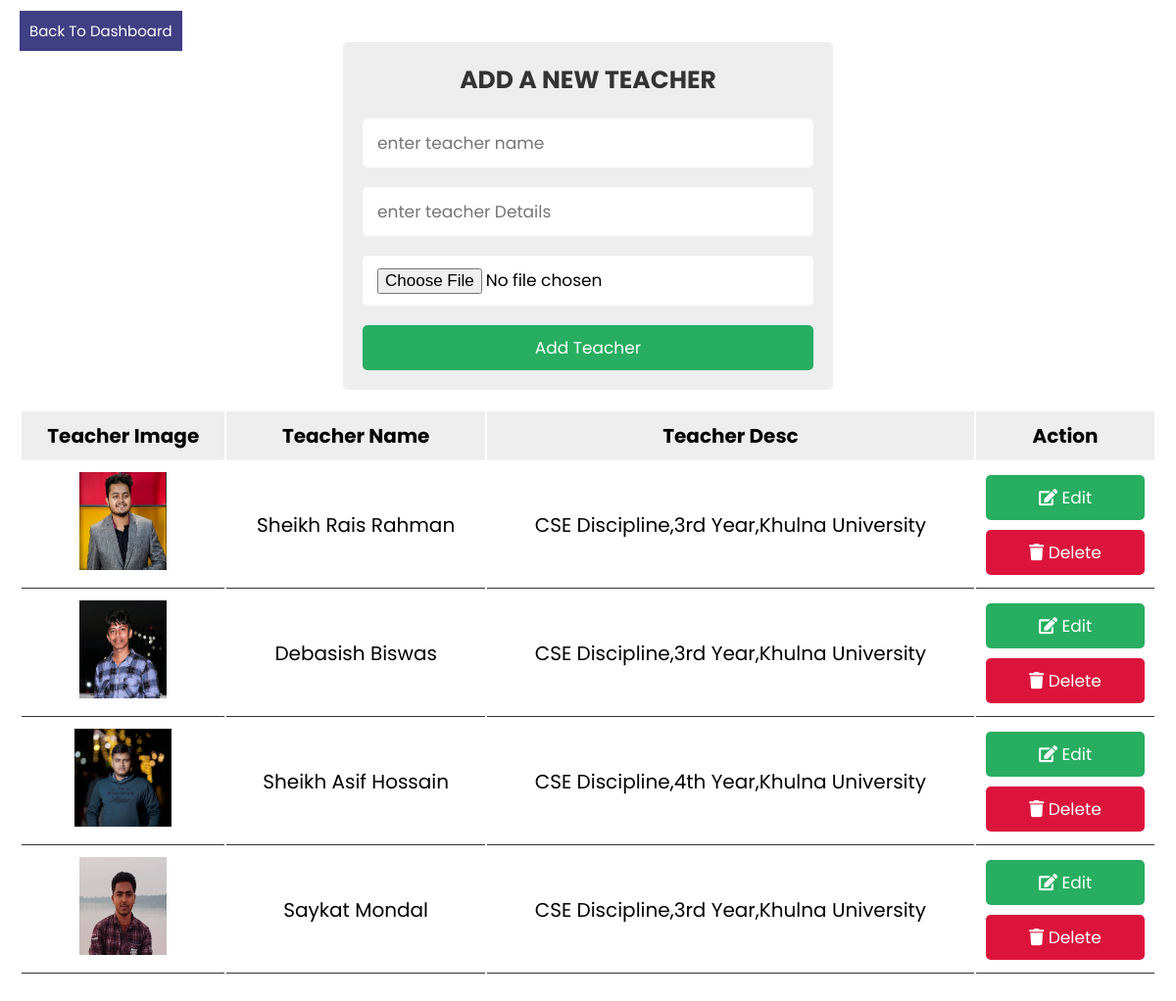
Page /admin_panel_teacher.php on the committed database.
### tables this page shows
CREATE TABLE `teacher_list` (
  `teacher_id` int(255) NOT NULL,
  `teacher_image` varchar(255) NOT NULL,
  `teacher_name` varchar(255) NOT NULL,
  `teacher_desc` text NOT NULL,
  `timeStamp` datetime NOT NULL DEFAULT current_timestamp()
);

### admin_panel_teacher.php (the view, shortened to what this page needs)
<?php
@include 'config.php';
?>
<!DOCTYPE html>
<html lang="en">
<head>
   <link rel="stylesheet" href="https://cdnjs.cloudflare.com/ajax/libs/font-awesome/5.15.4/css/all.min.css">
   <link rel="stylesheet" href="css/style.css">
</head>
<body>
<div class="container">
   <div class="admin-product-form-container">
 <a href="admin_panel_dashboard.php" class="back">Back to dashboard</a>
      <form action="<?php $_SERVER['PHP_SELF'] ?>" method="post" enctype="multipart/form-data">
         <h3>add a new teacher</h3>
         <input type="text" placeholder="enter teacher name" name="teacher_name" class="box">
         <input type="text" placeholder="enter teacher Details" name="teacher_desc" class="box">
         <input type="file" accept="image/png, image/jpeg, image/jpg" name="teacher_image" class="box">
         <input type="submit" class="btn" name="add_teacher" value="add teacher">
      </form>
   </div>
   <?php
   $select = mysqli_query($conn, "SELECT * FROM teacher_list");
   ?>
   <div class="product-display">
      <table class="product-display-table">
         <thead>
         <tr>
            <th>Teacher image</th>
            <th>Teacher name</th>
            <th>Teacher desc</th>
            <th>action</th>
         </tr>
         </thead>
         <?php while($row = mysqli_fetch_assoc($select)){ ?>
         <tr>
            <td><img src="uploaded_img/<?php echo $row['teacher_image']; ?>" height="100" alt=""></td>
            <td><?php echo $row['teacher_name']; ?></td>
            <td><?php echo $row['teacher_desc']; ?></td>
            <td>
               <a href="admin_panel_teacher_update.php?edit=<?php echo $row['teacher_id']; ?>" class="btn"> <i class="fas fa-edit"></i> edit </a>
               <a href="admin_panel_teacher.php?delete=<?php echo $row['teacher_id']; ?>" class="btn"> <i class="fas fa-trash"></i> delete </a>
            </td>
         </tr>
      <?php } ?>
      </table>
   </div>
</div>
</body>
</html>

### css/style.css (style rules this page uses)
:root { --green:#27ae60; --black:#333; --white:#fff; --bg-color:#eee; --box-shadow:0 .5rem 1rem rgba(0,0,0,.1); --border:.1rem solid var(--black); }
* { font-family: 'Poppins', sans-serif; margin:0; padding:0; box-sizing: border-box; outline: none; border:none; text-decoration: none; text-transform: capitalize; }
html { font-size: 62.5%; overflow-x: hidden; }
.btn { display: block; width: 100%; cursor: pointer; border-radius: .5rem; margin-top: 1rem; font-size: 1.7rem; padding:1rem 3rem; background: var(--green); color:var(--white); text-align: center; }
.container { max-width: 1200px; padding:2rem; margin:0 auto; }
.admin-product-form-container form { max-width: 50rem; margin:0 auto; padding:2rem; border-radius: .5rem; background: var(--bg-color); }
.admin-product-form-container form h3 { text-transform: uppercase; color:var(--black); margin-bottom: 1rem; text-align: center; font-size: 2.5rem; }
.admin-product-form-container form .box { width: 100%; border-radius: .5rem; padding:1.2rem 1.5rem; font-size: 1.7rem; margin:1rem 0; background: var(--white); text-transform: none; }
.product-display { margin:2rem 0; }
.product-display .product-display-table { width: 100%; text-align: center; }
.product-display .product-display-table thead { background: var(--bg-color); }
.product-display .product-display-table th { padding:1rem; font-size: 2rem; }
.product-display .product-display-table td { padding:1rem; font-size: 2rem; border-bottom: var(--border); }
.product-display .product-display-table .btn:first-child { margin-top: 0; }
.product-display .product-display-table .btn:last-child { background: crimson; }
.back { margin-top: 20px; background: #3f3f83; color: white; padding: 10px; font-size: 15px; margin-bottom: 10px; }

### rows in the picture
teacher_list: teacher_image (picture), teacher_name "Sheikh Rais Rahman", teacher_desc "CSE Discipline,3rd Year,Khulna University"
teacher_list: teacher_image (picture), teacher_name "Debasish Biswas", teacher_desc "CSE Discipline,3rd Year,Khulna University"
teacher_list: teacher_image (picture), teacher_name "Sheikh Asif Hossain", teacher_desc "CSE Discipline,4th Year,Khulna University"
teacher_list: teacher_image (picture), teacher_name "Saykat Mondal", teacher_desc "CSE Discipline,3rd Year,Khulna University"
